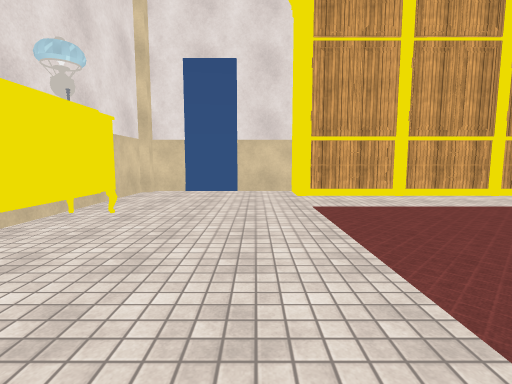
View 1 (above)

13 first-person views from a walk through a 3-D level made in the Unity game engine. The camera is 1.4 m above the floor, tilts 6° down and sees 85° across. The floor is counted in squares, 1 m on a side. Each view is taken from the middle of a square. On the plan, view 1 faces up. The plan holds only what a view shows up to about 14 squares ahead; the rest is blank. Some surface patterns are stand-ins.

View 2
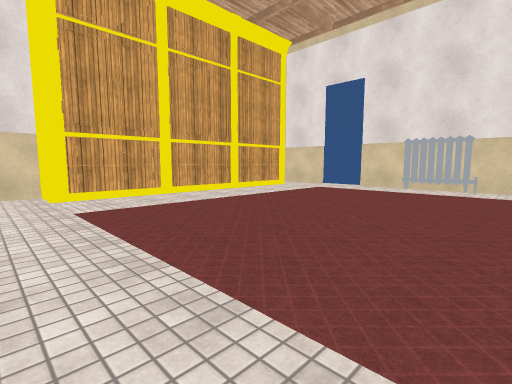

View 3
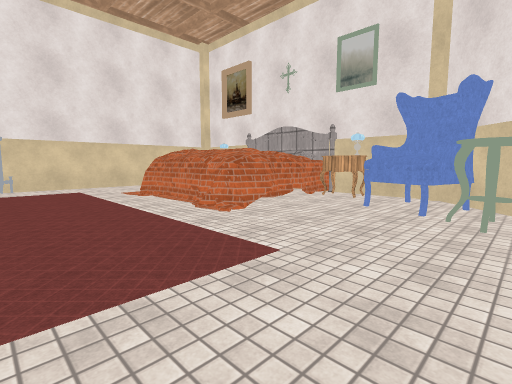

View 4
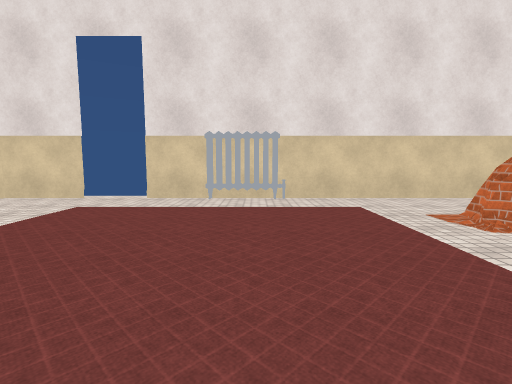

View 5
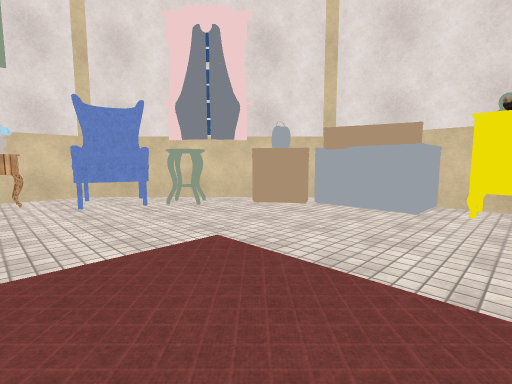

View 6
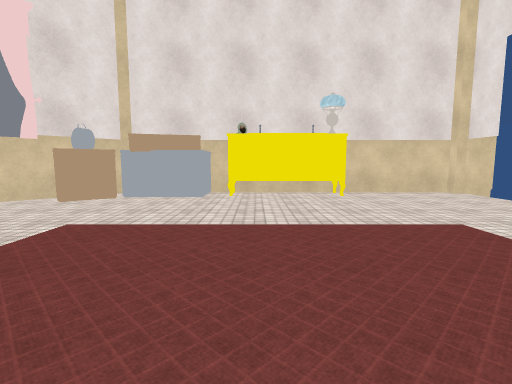

View 7
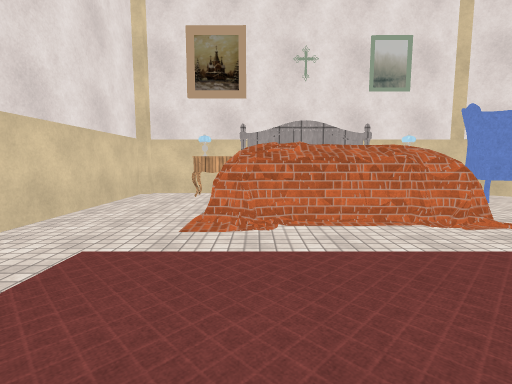

View 8
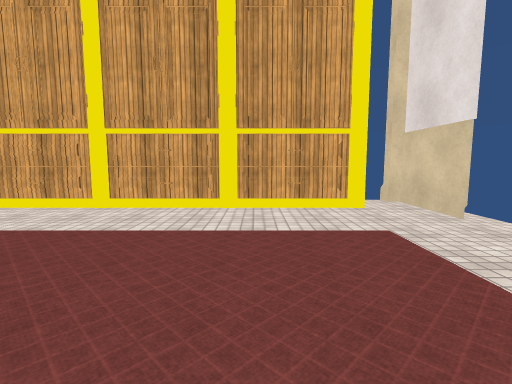

View 9
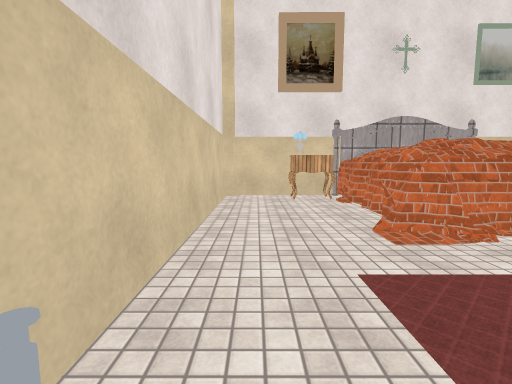

View 10
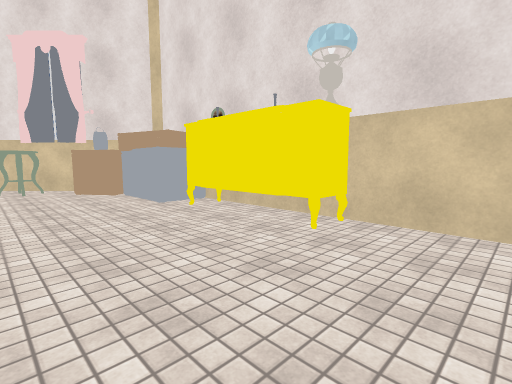

View 11
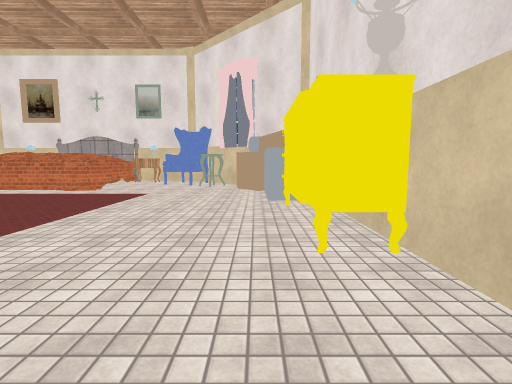

View 12
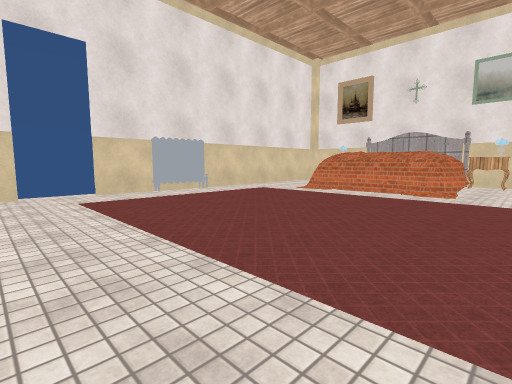

View 13
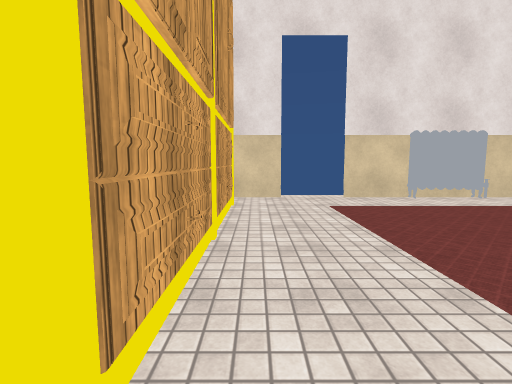

### Floor plan
Points are (right, up) in squares from view 1. A wall is a line through its corners. A room is listed if a view was taken in it or the views show most of it. See-through windows are left out.
Room 1 (views 1, 2, 3, 4, 5, 6, 7, 8, 9, 10, 11, 12, 13)
walls: (6.2, -2.3) (7.1, -2.4) (7.9, -2.8) (11.2, -2.5); (5.9, -2.4) (6.8, -2.5) (7.1, -2.4) (7.5, -2.9); (5.9, -2.6) (7.1, -2.4); (7.5, -2.4) (10.3, -2.7); (5.6, -2.7) (6.1, -2.5); (5.5, -2.7) (6.1, -2.3) (6, -2.7); (7.2, -2.6) (7.9, -2.5) (8.5, -2.8); (7.3, -2.6) (8.6, -2.5) (9.7, -2.8); (6.7, -2.8) (7.8, -2.5); (7.4, -2.7) (8.5, -2.7); (6.4, -2.9) (7.1, -2.8); (6.6, -3) (10, -2.4); (5.6, -3.1) (5.8, -2.6) (6.6, -2.7); (9, -2.7) (9.8, -2.8); (5.5, -3.6) (5.6, -3); (5.3, -3.8) (5.7, -3.4) (5.8, -3); (10, -2.8) (10.9, -2.8) (11.2, -2.6) (12.1, -2.8); (10.5, -2.8) (10.9, -2.8) (11, -2.6); (11.2, -2.4) (12.2, -2.6); (10.8, -2.8) (11.4, -2.4) (12.1, -2.9); (11.3, -2.4) (12.1, -2.7); (11.4, -2.4) (11.5, -2.5) (12, -2.5); (10.5, -3.2) (11.3, -3); (5.6, -5.2) (5.8, -4.7) (5.6, -3.9) (5.9, -2.9); (5.7, -5.3) (5.9, -4.8); (12, -2.8) (12.1, -3.9); (11.6, -3.6) (12, -3.9); (5.4, -5.8) (5.8, -4.7); (5.4, -5.8) (5.9, -5.6); (7.5, 11.8) (4.5, 11.8); (3.5, 11.8) (1.8, 11.8) (1.8, 13.7) (-0.9, 13.7); (11.5, -5.1) (11.8, -5.4); (12, -5.1) (12.1, -5.6); (5.8, -7.3) (5.9, -6.7); (16.3, 3.5) (16.3, 4.5); (11.5, 11.8) (9.5, 11.8); (5.8, -7.6) (5.4, -5.9) (5.7, -5.5) (5.6, -4.3); (16.3, 5.6) (16.3, 7.5); (11.4, -7.1) (11.5, -8.6); (5.9, -8.8) (5.9, -7); (-3.2, -4.4) (1.5, -9.1); (14.5, 11.8) (13.5, 11.8); (16.3, 9.9) (16.3, 13.3) (15.9, 13.3) (15.9, 13.9); (-5.3, -2.3) (-4.8, -2.7); (1.5, -8.8) (2.2, -9); (2.1, -9.1) (5.9, -9.1); (11.6, -9.1) (15.9, -9.1); (-3.4, 13.7) (-5, 13.7) (-5, 13.3) (-5.5, 13.3) (-5.5, 1.7); (15.9, -8.7) (16.3, -8.7) (16.3, 1.4)
low walls: (5.5, -2.7) (6.1, -2.6); (8.3, -2.7) (8.9, -2.8); (9.9, -2.6) (10.9, -2.8); (4.9, -3.8) (5.2, -3.4); (10.3, -2.6) (11.3, -2.2); (5.4, -4.5) (5.3, -3.8); (12, -2.8) (12, -3.6) (12.3, -3.3); (12.1, -2.9) (12, -3.3)
ways out: gap at (17, 10)
objects: other object (-5, 1) to (-4, 2); other object (-5, 3) to (-4, 8); other object (-4, -4) to (-2, -2); other object (-4, -1); other object (-1, -5) to (0, -4); armchair (0, -8) to (3, -5); wardrobe (2, 13); nightstand (4, -8) to (5, -8); nightstand (12, -8) to (13, -8); wardrobe (14, 13); heater (16, 2) to (16, 3); heater (16, 5)

Positions as (right, up) in squares from view 1, and headings:
1: (0, 0), facing up
2: (0, 0), facing up-right
3: (-1, 3), facing down-right
4: (5, 3), facing right
5: (5, 4), facing down-left
6: (8, 4), facing left
7: (11, 4), facing down
8: (11, 3), facing up
9: (15, 3), facing down
10: (1, 11), facing down-left
11: (-3, 12), facing down
12: (3, 11), facing down-right
13: (5, 11), facing right
